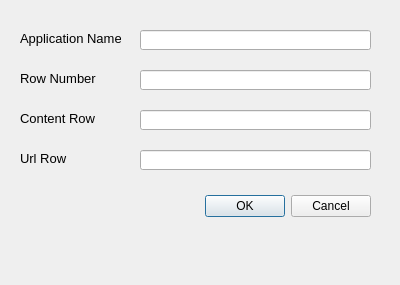
<?xml version="1.0" encoding="UTF-8"?>
<ui version="4.0">
 <class>NewApplication</class>
 <widget class="QDialog" name="NewApplication">
  <property name="geometry">
   <rect>
    <x>0</x>
    <y>0</y>
    <width>400</width>
    <height>285</height>
   </rect>
  </property>
  <property name="windowTitle">
   <string>New Application</string>
  </property>
  <widget class="QWidget" name="layoutWidget">
   <property name="geometry">
    <rect>
     <x>20</x>
     <y>190</y>
     <width>351</width>
     <height>33</height>
    </rect>
   </property>
   <layout class="QHBoxLayout">
    <property name="spacing">
     <number>6</number>
    </property>
    <property name="leftMargin">
     <number>0</number>
    </property>
    <property name="topMargin">
     <number>0</number>
    </property>
    <property name="rightMargin">
     <number>0</number>
    </property>
    <property name="bottomMargin">
     <number>0</number>
    </property>
    <item>
     <spacer>
      <property name="orientation">
       <enum>Qt::Horizontal</enum>
      </property>
      <property name="sizeHint" stdset="0">
       <size>
        <width>131</width>
        <height>31</height>
       </size>
      </property>
     </spacer>
    </item>
    <item>
     <widget class="QPushButton" name="okButton">
      <property name="text">
       <string>OK</string>
      </property>
     </widget>
    </item>
    <item>
     <widget class="QPushButton" name="cancelButton">
      <property name="text">
       <string>Cancel</string>
      </property>
     </widget>
    </item>
   </layout>
  </widget>
  <widget class="QLabel" name="label">
   <property name="geometry">
    <rect>
     <x>20</x>
     <y>30</y>
     <width>101</width>
     <height>16</height>
    </rect>
   </property>
   <property name="font">
    <font>
     <pointsize>10</pointsize>
    </font>
   </property>
   <property name="text">
    <string>Application Name</string>
   </property>
  </widget>
  <widget class="QLabel" name="label_2">
   <property name="geometry">
    <rect>
     <x>20</x>
     <y>110</y>
     <width>91</width>
     <height>16</height>
    </rect>
   </property>
   <property name="font">
    <font>
     <pointsize>10</pointsize>
    </font>
   </property>
   <property name="text">
    <string>Content Row</string>
   </property>
  </widget>
  <widget class="QLabel" name="label_3">
   <property name="geometry">
    <rect>
     <x>20</x>
     <y>150</y>
     <width>91</width>
     <height>16</height>
    </rect>
   </property>
   <property name="font">
    <font>
     <pointsize>10</pointsize>
    </font>
   </property>
   <property name="text">
    <string>Url Row</string>
   </property>
  </widget>
  <widget class="QLineEdit" name="editAppName">
   <property name="geometry">
    <rect>
     <x>140</x>
     <y>30</y>
     <width>231</width>
     <height>20</height>
    </rect>
   </property>
  </widget>
  <widget class="QLineEdit" name="editContentRow">
   <property name="geometry">
    <rect>
     <x>140</x>
     <y>110</y>
     <width>231</width>
     <height>20</height>
    </rect>
   </property>
  </widget>
  <widget class="QLineEdit" name="editUrlRow">
   <property name="geometry">
    <rect>
     <x>140</x>
     <y>150</y>
     <width>231</width>
     <height>20</height>
    </rect>
   </property>
  </widget>
  <widget class="QLabel" name="label_4">
   <property name="geometry">
    <rect>
     <x>20</x>
     <y>70</y>
     <width>91</width>
     <height>16</height>
    </rect>
   </property>
   <property name="font">
    <font>
     <pointsize>10</pointsize>
    </font>
   </property>
   <property name="text">
    <string>Row Number</string>
   </property>
  </widget>
  <widget class="QLineEdit" name="editRowNum">
   <property name="geometry">
    <rect>
     <x>140</x>
     <y>70</y>
     <width>231</width>
     <height>20</height>
    </rect>
   </property>
  </widget>
 </widget>
 <resources/>
 <connections>
  <connection>
   <sender>okButton</sender>
   <signal>clicked()</signal>
   <receiver>NewApplication</receiver>
   <slot>accept()</slot>
   <hints>
    <hint type="sourcelabel">
     <x>278</x>
     <y>253</y>
    </hint>
    <hint type="destinationlabel">
     <x>96</x>
     <y>254</y>
    </hint>
   </hints>
  </connection>
  <connection>
   <sender>cancelButton</sender>
   <signal>clicked()</signal>
   <receiver>NewApplication</receiver>
   <slot>reject()</slot>
   <hints>
    <hint type="sourcelabel">
     <x>369</x>
     <y>253</y>
    </hint>
    <hint type="destinationlabel">
     <x>179</x>
     <y>282</y>
    </hint>
   </hints>
  </connection>
 </connections>
</ui>
